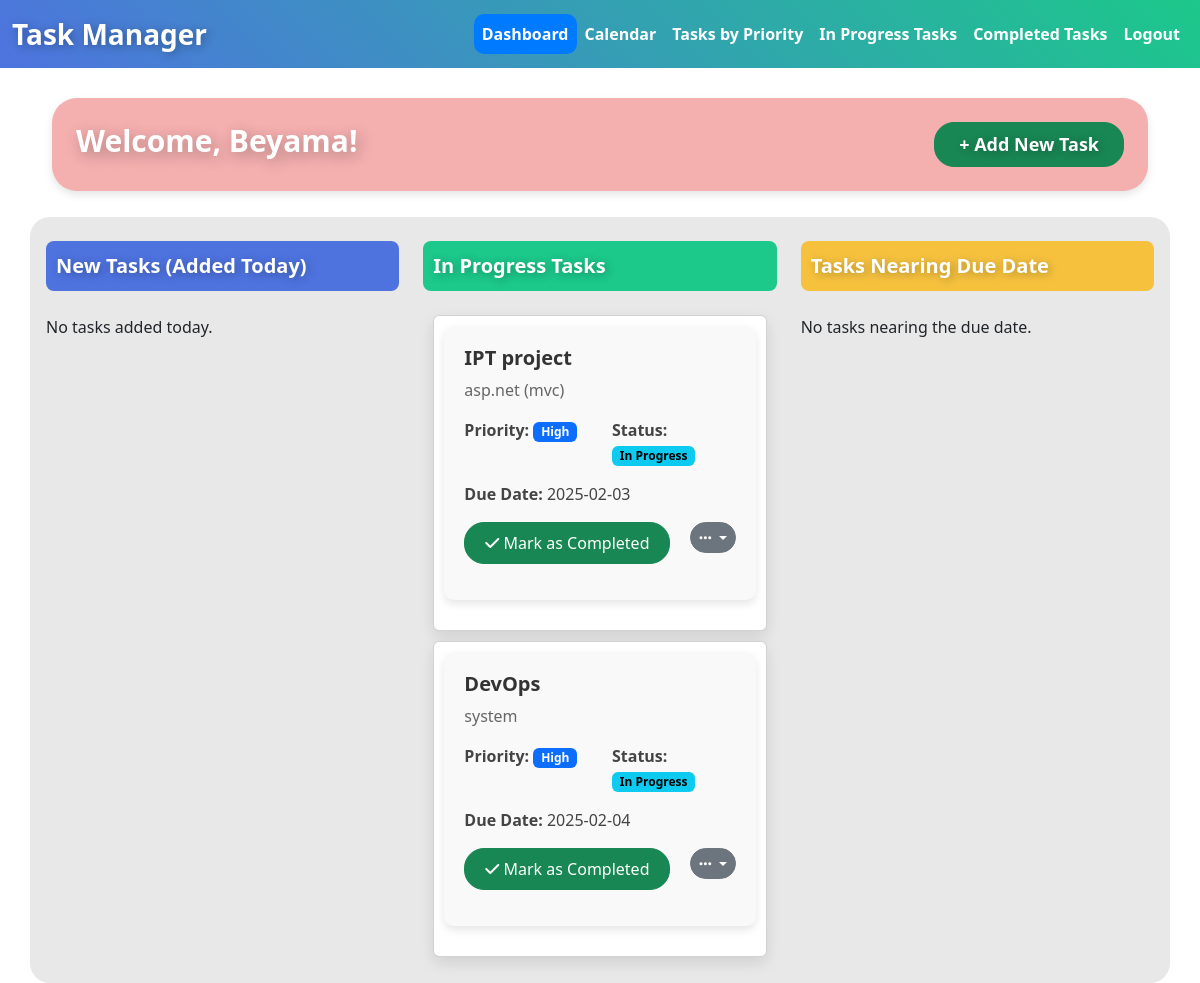
/pages/dashboard.php (signed in), run on the app's committed database.
### tables this page shows
CREATE TABLE `tasks` (
  `id` int(11) NOT NULL,
  `user_id` int(11) NOT NULL,
  `title` varchar(255) NOT NULL,
  `description` text DEFAULT NULL,
  `priority` enum('Low','Medium','High') NOT NULL,
  `due_date` date NOT NULL,
  `status` enum('In Progress','Completed') DEFAULT 'In Progress',
  `created_at` timestamp NOT NULL DEFAULT current_timestamp()
);

### pages/dashboard.php (the view, shortened to what this page needs)
<?php
include '../includes/db.php';
$user_id = $_SESSION['user_id'];
$currentDate = date('Y-m-d');
$todayTasksQuery = $conn->prepare("SELECT * FROM tasks WHERE user_id = ? AND DATE(created_at) = CURDATE() AND status != 'Completed'");
$todayTasksQuery->bind_param('i', $user_id);
$todayTasksQuery->execute();
$todayTasksResult = $todayTasksQuery->get_result();
$inProgressQuery = $conn->prepare("SELECT * FROM tasks WHERE user_id = ? AND status = 'In Progress' AND DATE(created_at) != CURDATE()");
$inProgressQuery->bind_param('i', $user_id);
$inProgressQuery->execute();
$inProgressResult = $inProgressQuery->get_result();
$dueSoonQuery = $conn->prepare("SELECT * FROM tasks WHERE user_id = ? AND due_date <= ? AND status != 'Completed'");
$dueSoonQuery->bind_param('is', $user_id, $currentDate);
$dueSoonQuery->execute();
$dueSoonResult = $dueSoonQuery->get_result();
?>
<!DOCTYPE html>
<html lang="en">
<head>
    <link href="../assets/style.css" rel="stylesheet">
    <link href="https://cdn.jsdelivr.net/npm/bootstrap@5.3.3/dist/css/bootstrap.min.css" rel="stylesheet">
    <link href="https://cdnjs.cloudflare.com/ajax/libs/font-awesome/5.15.4/css/all.min.css" rel="stylesheet">
</head>
<body>
    <nav class="navbar navbar-expand-lg navbar-dark">
        <div class="container-fluid">
            <a class="navbar-brand" href="#"  style="color: white; font-size: 28px; font-weight: bold; text-shadow: 2px 2px 10px rgba(0,0,0,0.3);" >Task Manager</a>
            <div class="collapse navbar-collapse" id="navbarNav">
                <ul class="navbar-nav ms-auto">
                <li class="nav-item">
                        <a class="nav-link active" href="dashboard.php">Dashboard</a>
                    </li>
                    <li class="nav-item">
                        <a class="nav-link" href="calendar.php">Calendar</a>
                    </li>
                     <li class="nav-item">
                        <a class="nav-link" href="tasks_by_priority.php">Tasks by Priority</a>
                    </li>
                     <li class="nav-item">
                        <a class="nav-link " href="all_tasks.php">In Progress Tasks</a>
                    </li>
                    <li class="nav-item">
                        <a class="nav-link" href="completed_tasks.php">Completed Tasks</a>
                    </li>
                    <li class="nav-item">
                        <a class="nav-link" href="#" onclick="return confirmLogout();">Logout</a>
                    </li>
                </ul>
            </div>
        </div>
    </nav>
    <div class="container">
        <div class="row">
            <div class="col-md-12">
                <div class="task-card p-4" style="background-color:rgb(244, 175, 175); border-radius: 25px; box-shadow: 0 4px 8px rgba(0, 0, 0, 0.1);">
                    <div class="d-flex justify-content-between align-items-center">
                        <h2 style="font-size: 2rem; color: #fff; font-size: 30px; font-weight: bold; text-shadow: 3px 4px 15px rgba(0,0,0,0.3);">
                            Welcome, <?= $_SESSION['username'] ?>!</h2>
                        <button type="button" class="btn btn-success px-4 py-2" style="border-radius: 20px; font-size: 1rem; transition: background-color 0.3s;  font-size: 18px; font-weight: bold; text-shadow: 2px 2px 10px rgba(0,0,0,0.3);"
                        data-bs-toggle="modal" data-bs-target="#addTaskModal">
                            + Add New Task
                        </button>
                    </div>
                </div>
            </div>
        </div>
    </div>
    <div class="container mt-3 p-3" style="background-color:#E8E8E8; border-radius: 20px;">
        <div class="row">
            <div class="col-md-4">
                <div class="section-title new-tasks mb-4 mt-2">New Tasks (Added Today)</div>
                <div class="card-columns">
                    <?php if ($todayTasksResult->num_rows > 0): ?>
                        <?php while ($task = $todayTasksResult->fetch_assoc()): ?>
                            <div class="card task-card">
                                <div class="card-body" style="background-color: #f9f9f9; border-radius: 10px; padding: 20px; box-shadow: 0 4px 8px rgba(0, 0, 0, 0.1);">
                                    <h5 class="card-title" style="font-size: 1.25rem; color: #333; font-weight: bold;"><?= htmlspecialchars($task['title']) ?></h5>
                                    <p class="card-text" style="font-size: 1rem; color: #666; line-height: 1.5;"><?= htmlspecialchars($task['description']) ?></p>
                                    <div class="row">
                                        <div class="col-6">
                                            <p style="font-weight: 500; color: #444;">
                                                <strong>Priority:</strong>
                                                <span class="badge text-bg-primary"><?= htmlspecialchars($task['priority']) ?></span>
                                            </p>
                                        </div>
                                        <div class="col-6">
                                             <p style="font-weight: 500; color: #444;">
                                             <strong>Status:</strong>
                                                <span class="badge text-bg-info"><?= htmlspecialchars($task['status']) ?></span>
                                            </p>
                                        </div>
                                    </div>
                                         <p style="font-weight: 400; color: #444;">
                                                <strong>Due Date:</strong> <?= htmlspecialchars($task['due_date']) ?>
                                        </p>
                                    <?php if ($task['status'] != 'Completed'): ?>
                                        <a href="../config/mark_completed.php?id=<?= $task['id'] ?>" onclick="return confirm('Are you sure you have completed this task?');" class="btn btn-success btn-sm mb-3" style="border-radius: 20px; font-size: 1rem; padding: 8px 20px;">
                                            <i class="fas fa-check"></i> Mark as Completed
                                        </a>
                                    <?php endif; ?>
                                    <div class="dropdown float-end">
                                        <button class="btn btn-secondary btn-sm dropdown-toggle" type="button" data-bs-toggle="dropdown" aria-expanded="false" style="border-radius: 20px;">
                                            <i class="fas fa-ellipsis-h"></i>
                                        </button>
                                        <ul class="dropdown-menu">
                                             <li>
                                             <a class="dropdown-item" href="#"
                                                data-bs-toggle="modal"
                                                data-bs-target="#editTaskModal"
                                                data-task-id="<?= $task['id'] ?>"
                                                data-title="<?= htmlspecialchars($task['title']) ?>"
                                                data-description="<?= htmlspecialchars($task['description']) ?>"
                                                data-priority="<?= $task['priority'] ?>"
                                                data-due-date="<?= $task['due_date'] ?>">
                                                Edit
                                            </a>
                                            </li>
                                            <li><a class="dropdown-item" href="../config/delete_task.php?id=<?= $task['id'] ?>" onclick="return confirm('Are you sure you want to delete this task?');">Delete</a></li>
                                        </ul>
                                    </div>
                                </div>
                            </div>
                        <?php endwhile; ?>
                    <?php else: ?>
                        <p>No tasks added today.</p>
                    <?php endif; ?>
                </div>
            </div>
            <div class="col-md-4">
                <div class="section-title in-progress mb-4 mt-2">In Progress Tasks</div>
                <div class="card-columns">
                    <?php if ($inProgressResult->num_rows > 0): ?>
                        <?php while ($task = $inProgressResult->fetch_assoc()): ?>
                            <div class="card task-card">
                            <div class="card-body" style="background-color: #f9f9f9; border-radius: 10px; padding: 20px; box-shadow: 0 4px 8px rgba(0, 0, 0, 0.1);">
                                    <h5 class="card-title" style="font-size: 1.25rem; color: #333; font-weight: bold;"><?= htmlspecialchars($task['title']) ?></h5>
                                    <p class="card-text" style="font-size: 1rem; color: #666; line-height: 1.5;"><?= htmlspecialchars($task['description']) ?></p>
                                    <div class="row">
                                        <div class="col-6">
                                            <p style="font-weight: 500; color: #444;">
                                                <strong>Priority:</strong>
                                                <span class="badge text-bg-primary"><?= htmlspecialchars($task['priority']) ?></span>
                                            </p>
                                        </div>
                                        <div class="col-6">
                                             <p style="font-weight: 500; color: #444;">
                                             <strong>Status:</strong>
                                                <span class="badge text-bg-info"><?= htmlspecialchars($task['status']) ?></span>
                                            </p>
                                        </div>
                                    </div>
                                         <p style="font-weight: 500; color: #444;">
                                                <strong>Due Date:</strong> <?= htmlspecialchars($task['due_date']) ?>
                                            </p>
                                    <?php if ($task['status'] != 'Completed'): ?>
                                        <a href="../config/mark_completed.php?id=<?= $task['id'] ?>" onclick="return confirm('Are you sure you have completed this task?');" class="btn btn-success btn-sm mb-3" style="border-radius: 20px; font-size: 1rem; padding: 8px 20px;">
                                            <i class="fas fa-check"></i> Mark as Completed
                                        </a>
                                    <?php endif; ?>
                                    <div class="dropdown float-end">
                                        <button class="btn btn-secondary btn-sm dropdown-toggle" type="button" data-bs-toggle="dropdown" aria-expanded="false" style="border-radius: 20px;">
                                            <i class="fas fa-ellipsis-h"></i>
                                        </button>
                                    </div>
                                </div>
                            </div>
                        <?php endwhile; ?>
                    <?php else: ?>
                        <p>No tasks in progress.</p>
                    <?php endif; ?>
                </div>
            </div>
            <div class="col-md-4">
                <div class="section-title due-soon mb-4 mt-2" >Tasks Nearing Due Date</div>
                <div class="card-columns">
                    <?php if ($dueSoonResult->num_rows > 0): ?>
                        <?php while ($task = $dueSoonResult->fetch_assoc()): ?>
                            <div class="card task-card">
                            <div class="card-body" style="background-color: #f9f9f9; border-radius: 10px; padding: 20px; box-shadow: 0 4px 8px rgba(0, 0, 0, 0.1);">
                                    <h5 class="card-title" style="font-size: 1.25rem; color: #333; font-weight: bold;"><?= htmlspecialchars($task['title']) ?></h5>
                                    <p class="card-text" style="font-size: 1rem; color: #666; line-height: 1.5;"><?= htmlspecialchars($task['description']) ?></p>
                                    <div class="row">
                                        <div class="col-6">
                                            <p style="font-weight: 500; color: #444;">
                                                <strong>Priority:</strong>
                                                <span class="badge text-bg-primary"><?= htmlspecialchars($task['priority']) ?></span>
                                            </p>
                                        </div>
                                        <div class="col-6">
                                             <p style="font-weight: 500; color: #444;">
                                             <strong>Status:</strong>
                                                <span class="badge text-bg-info"><?= htmlspecialchars($task['status']) ?></span>
                                            </p>
                                        </div>
                                    </div>
                                         <p style="font-weight: 500; color: #444;">
                                                <strong>Due Date:</strong> <?= htmlspecialchars($task['due_date']) ?>
                                            </p>
                                    <?php if ($task['status'] != 'Completed'): ?>
                                        <a href="../config/mark_completed.php?id=<?= $task['id'] ?>" onclick="return confirm('Are you sure you have completed this task?');" class="btn btn-success btn-sm mb-3" style="border-radius: 20px; font-size: 1rem; padding: 8px 20px;">
                                            <i class="fas fa-check"></i> Mark as Completed
                                        </a>
                                    <?php endif; ?>
                                    <div class="dropdown float-end">
                                        <button class="btn btn-secondary btn-sm dropdown-toggle" type="button" data-bs-toggle="dropdown" aria-expanded="false" style="border-radius: 20px;">
                                            <i class="fas fa-ellipsis-h"></i>
                                        </button>
                                        <ul class="dropdown-menu">
                                            <li>
                                            <a class="dropdown-item" href="#"
                                                data-bs-toggle="modal"
                                                data-bs-target="#editTaskModal"
                                                data-task-id="<?= $task['id'] ?>"
                                                data-title="<?= htmlspecialchars($task['title']) ?>"
                                                data-description="<?= htmlspecialchars($task['description']) ?>"
                                                data-priority="<?= $task['priority'] ?>"
                                                data-due-date="<?= $task['due_date'] ?>">
                                                Edit
                                            </a>
                                            </li>
                                            <li><a class="dropdown-item" href="../config/delete_task.php?id=<?= $task['id'] ?>" onclick="return confirm('Are you sure you want to delete this task?');">Delete</a></li>
                                        </ul>
                                    </div>
                                </div>
                            </div>
                        <?php endwhile; ?>
                    <?php else: ?>
                        <p>No tasks nearing the due date.</p>
                    <?php endif; ?>
                </div>
            </div>
        </div>
    </div>
</body>
</html>

### data on the page
tasks: title "IPT project", description "asp.net (mvc)", priority "High", status "In Progress", due_date "2025-02-03"
tasks: title "DevOps", description "system", priority "High", status "In Progress", due_date "2025-02-04"

### other printed values
$_SESSION['username'] "Beyama"
